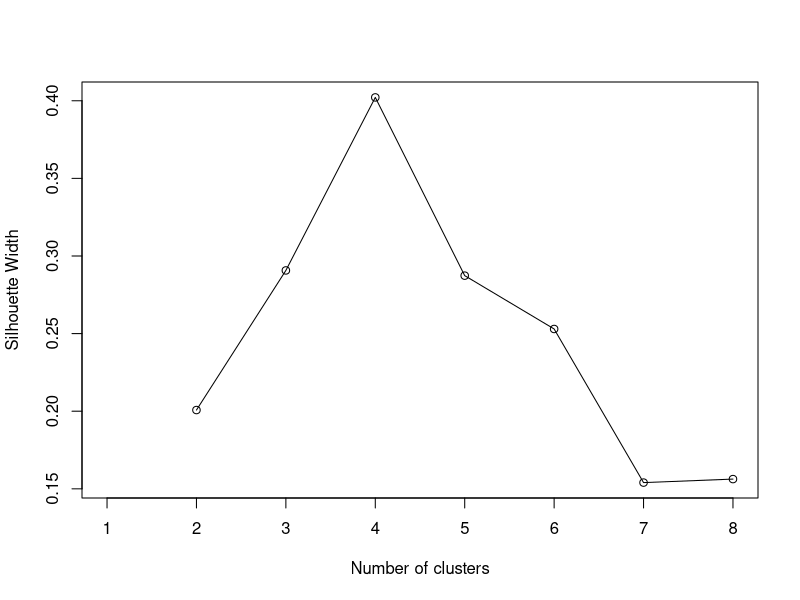
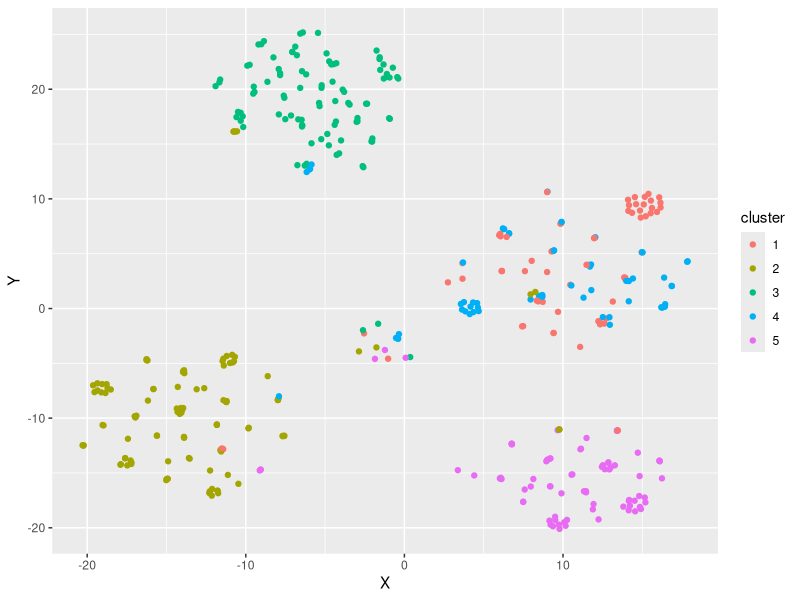

These charts were generated, in order, by the following R code:
## ---- chunk 1
knitr::opts_chunk$set(echo = TRUE)
if (!require("cluster")) install.packages("cluster"); library(cluster)
if (!require("Rtsne")) install.packages("Rtsne"); library(Rtsne)
if (!require("tidyverse")) install.packages("tidyverse"); library(tidyverse)
## ---- chunk 2
SecondNatureReporting <- read_csv("../04-Data/SecondNatureReporting.csv")
## ---- chunk 3
str(SecondNatureReporting)
ClusterData <- SecondNatureReporting %>%
  select("Institution", "State", "Carnegie Classification", "Total Gross Emissions", "Total Building Sq. Ft.")
## ---- chunk 4
summary(ClusterData)
ClusterData2 <- ClusterData %>%
  filter(`Total Gross Emissions` != 0) %>%
  filter(`Total Building Sq. Ft.` != 0)
summary(ClusterData2)
ClusterMatrix <- as.data.frame(ClusterData2[,2:5])
rownames(ClusterMatrix) <- ClusterData2$Institution
ClusterMatrix$State <- as.factor(ClusterMatrix$State)
ClusterMatrix$`Carnegie Classification` <- as.factor(ClusterMatrix$`Carnegie Classification`)
str(ClusterMatrix)
## ---- chunk 5
#' Compute Gower distance
gower_dist <- daisy(ClusterMatrix, metric = "gower")

gower_mat <- as.matrix(gower_dist)

ClusterMatrix[which(gower_mat == min(gower_mat[gower_mat != min(gower_mat)]), arr.ind = TRUE)[1, ], ]

ClusterMatrix[which(gower_mat == max(gower_mat[gower_mat != max(gower_mat)]), arr.ind = TRUE)[1, ], ]

sil_width <- c(NA)
for(i in 2:8){  
  pam_fit <- pam(gower_dist, diss = TRUE, k = i)  
  sil_width[i] <- pam_fit$silinfo$avg.width  
}
plot(1:8, sil_width,
     xlab = "Number of clusters",
     ylab = "Silhouette Width")
lines(1:8, sil_width)

k <- 5
pam_fit <- pam(gower_dist, diss = TRUE, k)
pam_results <- ClusterMatrix %>%
  mutate(cluster = pam_fit$clustering) %>%
  group_by(cluster) %>%
  do(the_summary = summary(.))
pam_results$the_summary

tsne_obj <- Rtsne(gower_dist, is_distance = TRUE)
tsne_data <- tsne_obj$Y %>%
  data.frame() %>%
  setNames(c("X", "Y")) %>%
  mutate(cluster = factor(pam_fit$clustering))
ggplot(aes(x = X, y = Y), data = tsne_data) +
  geom_point(aes(color = cluster))
## ---- chunk 6
Clusters <- pam_fit$clustering
pam_fit$clustering[names(Clusters) == "Bucknell University"]
Cluster2 <- Clusters == 2
Cluster2Data <- ClusterData2[Cluster2,]
